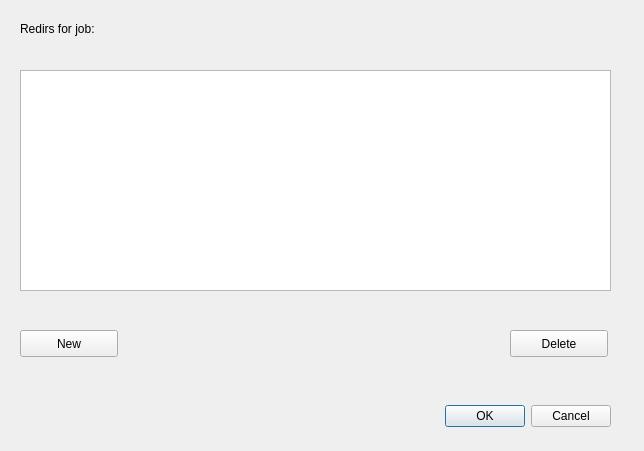
<?xml version="1.0" encoding="UTF-8"?>
<ui version="4.0">
 <class>jredirsdlg</class>
 <widget class="QDialog" name="jredirsdlg">
  <property name="geometry">
   <rect>
    <x>0</x>
    <y>0</y>
    <width>644</width>
    <height>451</height>
   </rect>
  </property>
  <property name="windowTitle">
   <string>Job I/O Redirections</string>
  </property>
  <widget class="QDialogButtonBox" name="buttonBox">
   <property name="geometry">
    <rect>
     <x>410</x>
     <y>400</y>
     <width>201</width>
     <height>32</height>
    </rect>
   </property>
   <property name="orientation">
    <enum>Qt::Horizontal</enum>
   </property>
   <property name="standardButtons">
    <set>QDialogButtonBox::Cancel|QDialogButtonBox::Ok</set>
   </property>
  </widget>
  <widget class="QLabel" name="edjob">
   <property name="geometry">
    <rect>
     <x>120</x>
     <y>20</y>
     <width>331</width>
     <height>17</height>
    </rect>
   </property>
   <property name="text">
    <string/>
   </property>
  </widget>
  <widget class="QLabel" name="label">
   <property name="geometry">
    <rect>
     <x>20</x>
     <y>20</y>
     <width>91</width>
     <height>17</height>
    </rect>
   </property>
   <property name="text">
    <string>Redirs for job:</string>
   </property>
  </widget>
  <widget class="QListWidget" name="redirlist">
   <property name="geometry">
    <rect>
     <x>20</x>
     <y>70</y>
     <width>591</width>
     <height>221</height>
    </rect>
   </property>
   <property name="font">
    <font>
     <family>Courier New</family>
     <pointsize>10</pointsize>
    </font>
   </property>
   <property name="toolTip">
    <string>These are the IO Redirections for the job.

Drag and drop to re-order.

Double-click to edit

Click &quot;New&quot; to add a new redirections.

Select an item and press &quot;Delete&quot; to delete an redirection.</string>
   </property>
   <property name="dragDropMode">
    <enum>QAbstractItemView::InternalMove</enum>
   </property>
  </widget>
  <widget class="QPushButton" name="newredir">
   <property name="geometry">
    <rect>
     <x>20</x>
     <y>330</y>
     <width>98</width>
     <height>27</height>
    </rect>
   </property>
   <property name="toolTip">
    <string>Click this to add a new redirection</string>
   </property>
   <property name="text">
    <string>New</string>
   </property>
  </widget>
  <widget class="QPushButton" name="delredir">
   <property name="geometry">
    <rect>
     <x>510</x>
     <y>330</y>
     <width>98</width>
     <height>27</height>
    </rect>
   </property>
   <property name="toolTip">
    <string>Press this to delete the currently-selected redirection</string>
   </property>
   <property name="text">
    <string>Delete</string>
   </property>
  </widget>
 </widget>
 <tabstops>
  <tabstop>redirlist</tabstop>
  <tabstop>newredir</tabstop>
  <tabstop>delredir</tabstop>
  <tabstop>buttonBox</tabstop>
 </tabstops>
 <resources/>
 <connections>
  <connection>
   <sender>buttonBox</sender>
   <signal>accepted()</signal>
   <receiver>jredirsdlg</receiver>
   <slot>accept()</slot>
   <hints>
    <hint type="sourcelabel">
     <x>248</x>
     <y>254</y>
    </hint>
    <hint type="destinationlabel">
     <x>157</x>
     <y>274</y>
    </hint>
   </hints>
  </connection>
  <connection>
   <sender>buttonBox</sender>
   <signal>rejected()</signal>
   <receiver>jredirsdlg</receiver>
   <slot>reject()</slot>
   <hints>
    <hint type="sourcelabel">
     <x>316</x>
     <y>260</y>
    </hint>
    <hint type="destinationlabel">
     <x>286</x>
     <y>274</y>
    </hint>
   </hints>
  </connection>
 </connections>
</ui>
